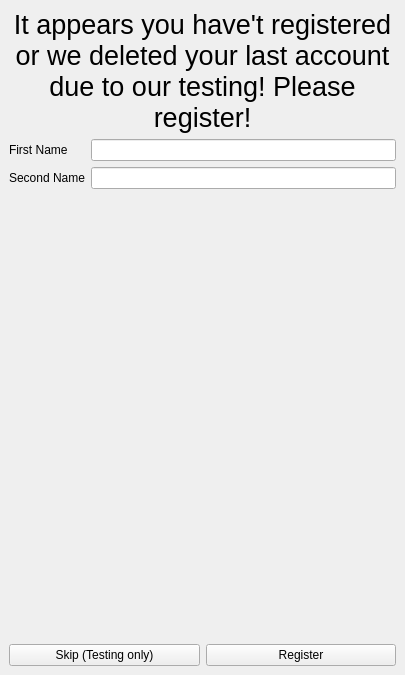
<?xml version="1.0" encoding="UTF-8"?>
<ui version="4.0">
 <class>Registration</class>
 <widget class="QMainWindow" name="Registration">
  <property name="geometry">
   <rect>
    <x>0</x>
    <y>0</y>
    <width>405</width>
    <height>675</height>
   </rect>
  </property>
  <property name="windowTitle">
   <string>MainWindow</string>
  </property>
  <widget class="QWidget" name="centralwidget">
   <layout class="QVBoxLayout" name="verticalLayout_3">
    <item>
     <widget class="QLabel" name="label">
      <property name="font">
       <font>
        <pointsize>20</pointsize>
       </font>
      </property>
      <property name="text">
       <string>It appears you have't registered or we deleted your last account due to our testing! Please register!</string>
      </property>
      <property name="scaledContents">
       <bool>false</bool>
      </property>
      <property name="alignment">
       <set>Qt::AlignCenter</set>
      </property>
      <property name="wordWrap">
       <bool>true</bool>
      </property>
     </widget>
    </item>
    <item>
     <layout class="QHBoxLayout" name="horizontalLayout">
      <item>
       <layout class="QVBoxLayout" name="verticalLayout_2">
        <item>
         <widget class="QLabel" name="label_2">
          <property name="text">
           <string>First Name</string>
          </property>
         </widget>
        </item>
        <item>
         <widget class="QLabel" name="label_3">
          <property name="text">
           <string>Second Name</string>
          </property>
         </widget>
        </item>
       </layout>
      </item>
      <item>
       <layout class="QVBoxLayout" name="verticalLayout">
        <item>
         <widget class="QLineEdit" name="fstName"/>
        </item>
        <item>
         <widget class="QLineEdit" name="sndName"/>
        </item>
       </layout>
      </item>
     </layout>
    </item>
    <item>
     <spacer name="verticalSpacer">
      <property name="orientation">
       <enum>Qt::Vertical</enum>
      </property>
      <property name="sizeHint" stdset="0">
       <size>
        <width>20</width>
        <height>460</height>
       </size>
      </property>
     </spacer>
    </item>
    <item>
     <layout class="QHBoxLayout" name="horizontalLayout_2">
      <item>
       <widget class="QPushButton" name="skip_btn">
        <property name="text">
         <string>Skip (Testing only)</string>
        </property>
       </widget>
      </item>
      <item>
       <widget class="QPushButton" name="register_btn">
        <property name="text">
         <string>Register</string>
        </property>
       </widget>
      </item>
     </layout>
    </item>
   </layout>
  </widget>
 </widget>
 <resources/>
 <connections/>
</ui>
